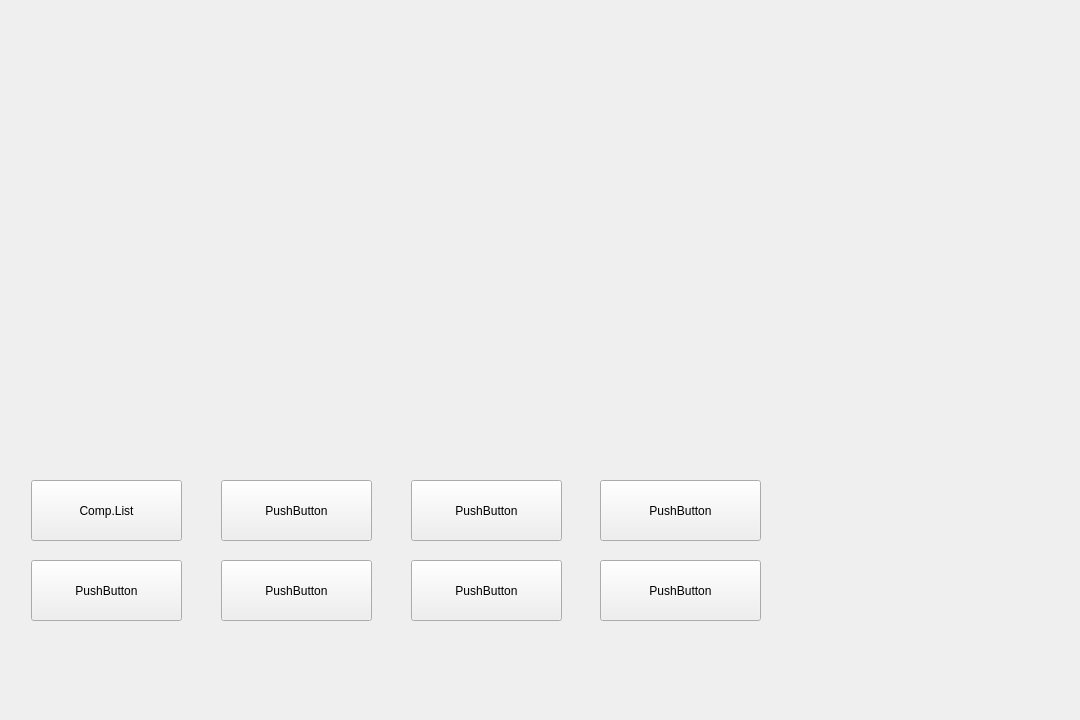
<?xml version="1.0" encoding="UTF-8"?>
<ui version="4.0">
 <class>DashboardWidget</class>
 <widget class="QWidget" name="DashboardWidget">
  <property name="geometry">
   <rect>
    <x>0</x>
    <y>0</y>
    <width>1080</width>
    <height>720</height>
   </rect>
  </property>
  <property name="windowTitle">
   <string>Form</string>
  </property>
  <widget class="QPushButton" name="CompanyListBtn">
   <property name="geometry">
    <rect>
     <x>31</x>
     <y>480</y>
     <width>151</width>
     <height>61</height>
    </rect>
   </property>
   <property name="text">
    <string>Comp.List</string>
   </property>
  </widget>
  <widget class="QWidget" name="verticalLayoutWidget_3">
   <property name="geometry">
    <rect>
     <x>570</x>
     <y>20</y>
     <width>481</width>
     <height>361</height>
    </rect>
   </property>
   <layout class="QVBoxLayout" name="prodChartLayout"/>
  </widget>
  <widget class="QPushButton" name="pushButton">
   <property name="geometry">
    <rect>
     <x>31</x>
     <y>560</y>
     <width>151</width>
     <height>61</height>
    </rect>
   </property>
   <property name="text">
    <string>PushButton</string>
   </property>
  </widget>
  <widget class="QPushButton" name="pushButton_2">
   <property name="geometry">
    <rect>
     <x>221</x>
     <y>480</y>
     <width>151</width>
     <height>61</height>
    </rect>
   </property>
   <property name="text">
    <string>PushButton</string>
   </property>
  </widget>
  <widget class="QPushButton" name="pushButton_3">
   <property name="geometry">
    <rect>
     <x>221</x>
     <y>560</y>
     <width>151</width>
     <height>61</height>
    </rect>
   </property>
   <property name="text">
    <string>PushButton</string>
   </property>
  </widget>
  <widget class="QPushButton" name="pushButton_4">
   <property name="geometry">
    <rect>
     <x>411</x>
     <y>480</y>
     <width>151</width>
     <height>61</height>
    </rect>
   </property>
   <property name="text">
    <string>PushButton</string>
   </property>
  </widget>
  <widget class="QPushButton" name="pushButton_5">
   <property name="geometry">
    <rect>
     <x>411</x>
     <y>560</y>
     <width>151</width>
     <height>61</height>
    </rect>
   </property>
   <property name="text">
    <string>PushButton</string>
   </property>
  </widget>
  <widget class="QPushButton" name="pushButton_6">
   <property name="geometry">
    <rect>
     <x>600</x>
     <y>480</y>
     <width>161</width>
     <height>61</height>
    </rect>
   </property>
   <property name="text">
    <string>PushButton</string>
   </property>
  </widget>
  <widget class="QPushButton" name="pushButton_7">
   <property name="geometry">
    <rect>
     <x>600</x>
     <y>560</y>
     <width>161</width>
     <height>61</height>
    </rect>
   </property>
   <property name="text">
    <string>PushButton</string>
   </property>
  </widget>
  <widget class="QWidget" name="verticalLayoutWidget_4">
   <property name="geometry">
    <rect>
     <x>30</x>
     <y>20</y>
     <width>231</width>
     <height>171</height>
    </rect>
   </property>
   <layout class="QVBoxLayout" name="storageA01ChartLayout"/>
  </widget>
  <widget class="QWidget" name="verticalLayoutWidget_5">
   <property name="geometry">
    <rect>
     <x>30</x>
     <y>210</y>
     <width>231</width>
     <height>171</height>
    </rect>
   </property>
   <layout class="QVBoxLayout" name="storageB02ChartLayout"/>
  </widget>
  <widget class="QWidget" name="verticalLayoutWidget_6">
   <property name="geometry">
    <rect>
     <x>290</x>
     <y>20</y>
     <width>231</width>
     <height>171</height>
    </rect>
   </property>
   <layout class="QVBoxLayout" name="storageC03ChartLayout"/>
  </widget>
 </widget>
 <resources/>
 <connections/>
</ui>
